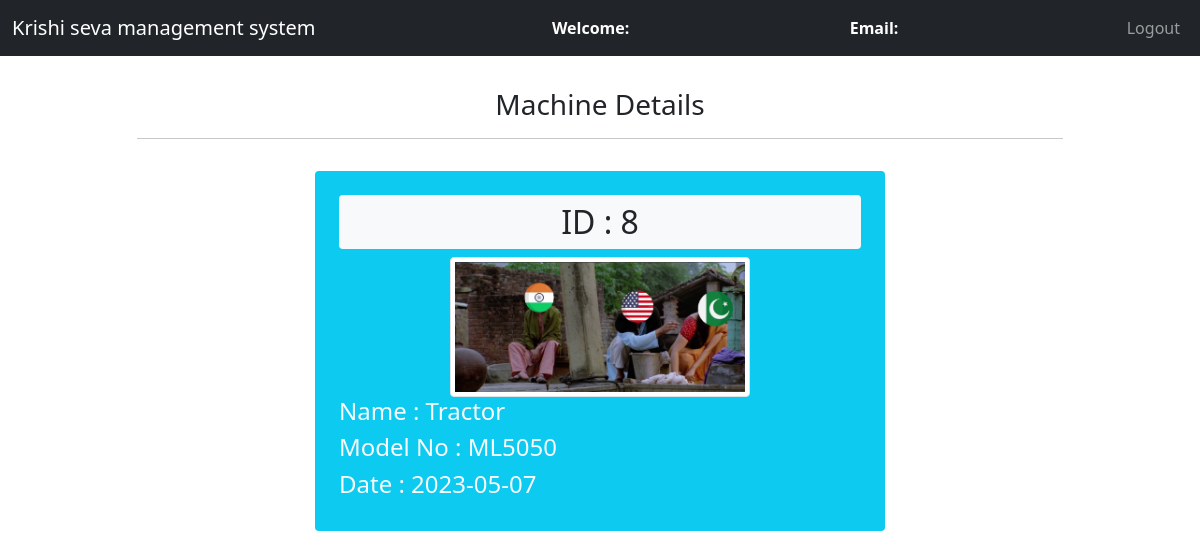
The app's page /admin/details_machine.php?details=8 with its own data.
### tables this page shows
CREATE TABLE `machine` (
  `id` int(11) NOT NULL,
  `name` varchar(100) NOT NULL,
  `model` varchar(100) NOT NULL,
  `dated` date NOT NULL,
  `image` varchar(1000) DEFAULT NULL
);

### admin/action.php (called while the page is built, shortened)
<?php
    include '../db_connect.php';
    if(isset($_GET['details'])){
        $id=$_GET['details'];
        $query="SELECT * FROM machine WHERE id=?";
        $stmt=$connection->prepare($query);
        $stmt->bind_param("i",$id);
        $stmt->execute();
        $result=$stmt->get_result();
        $row=$result->fetch_assoc();
        $vid=$row['id'];
        $vname=$row['name'];
        $vmodel=$row['model'];
        $vdated=$row['dated'];
        $vimage=$row['image'];
    }
?>

### admin/details_machine.php (the view, shortened to what this page needs)
<?php
  include 'action.php';
?>
<!DOCTYPE html>
<html lang="en">
<head>
  <link rel="stylesheet" href="https://cdn.jsdelivr.net/npm/bootstrap@5.0.2/dist/css/bootstrap.min.css">
  <link rel="stylesheet" href="https://cdn.jsdelivr.net/npm/bootstrap@5.0.2/dist/css/bootstrap.min.css">
  <link rel="stylesheet" type="text/css" href="https://cdn.datatables.net/1.12.1/css/jquery.dataTables.min.css" />
</head>
<body>
<nav class="navbar navbar-expand-lg navbar-dark bg-dark">
		<div class="container-fluid">
			<div class="navbar-header">
				<a class="navbar-brand" href="admin_dashboard.php">Krishi seva management system</a>
			</div>
			<font style="color: white"><span><strong>Welcome: <?php echo $_SESSION['name'];?></strong></span></font>
			<font style="color: white"><span><strong>Email: <?php echo $_SESSION['email'];?></strong></font>
		    <ul class="nav navbar-nav navbar-right">
		      <li class="nav-item">
		        <a class="nav-link" href="../logout.php">Logout</a>
		      </li>
		    </ul>
		</div>
	</nav><br>
<div class="container">
    <div class="row justify-content-center">
        <div class="col-md-10">
            <h3 class="text-center text-dark mt-2">Machine Details</h3>
            <hr>
        </div>
    </div>
    <div class="row justify-content-center">
      <div class="col-md-6 mt-3 bg-info p-4 rounded">
        <h2 class="bg-light p-2 rounded text-center text-dark">ID : <?php echo  $vid; ?></h2>
        <div class="text-center">
          <img src="<?php echo  $vimage; ?>" width="300" class="img-thumbnail">
        </div>
        <h4 class="text-light">Name : <?php echo  $vname; ?></h4>
        <h4 class="text-light">Model No : <?php echo  $vmodel; ?></h4>
        <h4 class="text-light">Date : <?php echo  $vdated; ?></h4>
      </div>
    </div>
</div>
</body>
</html>

### records on screen
machine: id "8", image (picture), name "Tractor", model "ML5050", dated "2023-05-07"
